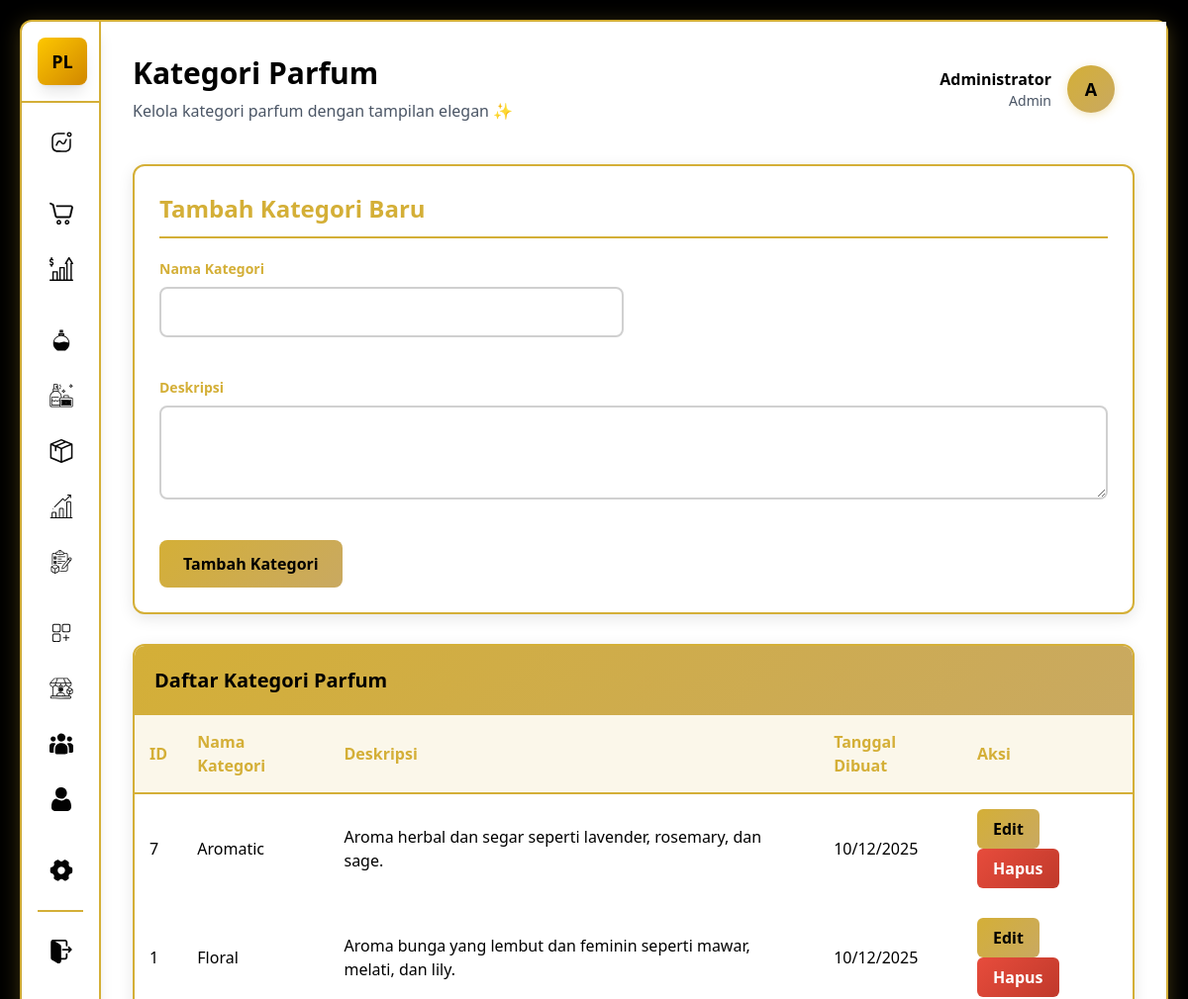
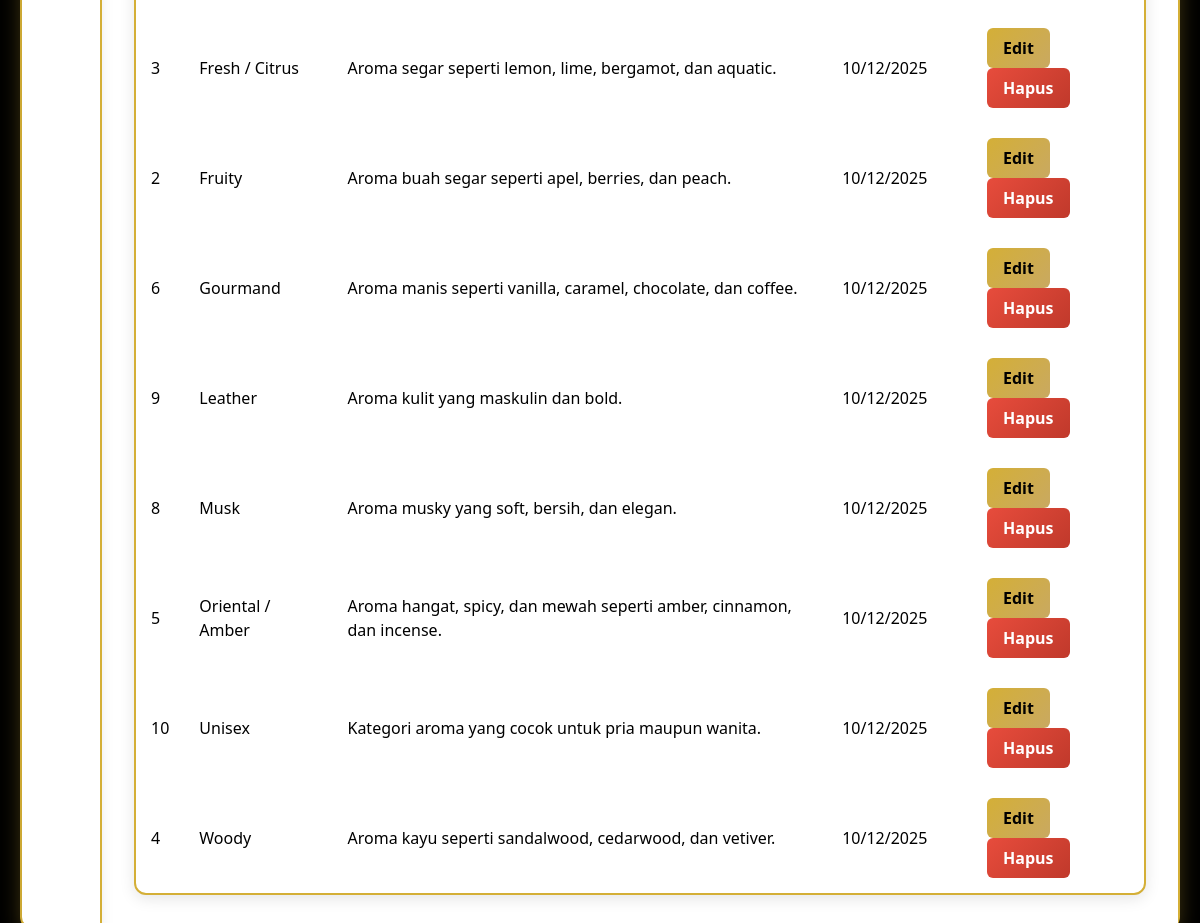
The page /kategori.php (signed in) on the database its author committed (2 pictures, top to bottom).
### tables this page shows
CREATE TABLE kategori_parfum (
    id INT AUTO_INCREMENT PRIMARY KEY,
    nama_kategori VARCHAR(100) NOT NULL,
    deskripsi TEXT,
    created_at TIMESTAMP DEFAULT CURRENT_TIMESTAMP
);

### models/KategoriParfum.php (called while the page is built, shortened)
<?php
class KategoriParfum {
    private $conn;
    private $table_name = "kategori_Parfum";
    public function __construct($db) {
        $this->conn = $db;
    }
    public function readAll() {
        $query = "SELECT * FROM " . $this->table_name . " ORDER BY nama_kategori";
        $stmt = $this->conn->prepare($query);
        $stmt->execute();
        return $stmt;
    }
}
?>

### kategori.php (the view, shortened to what this page needs)
<?php
require_once 'models/KategoriParfum.php';
$database = new Database();
$db = $database->getConnection();
$kategori = new KategoriParfum($db);
$stmt = $kategori->readAll();
?>
<!DOCTYPE html>
<html lang="id">
<head>
    <link rel="stylesheet" href="./src/output.css">
</head>
<body class="bg-black">
    <div class="dashboard-container flex">
        <?php
        require_once 'sidebar.php'; ?>
        <main class="flex-1 p-8 overflow-y-scroll bg-white">
            <header class="flex justify-between items-center mb-10 fade-in">
                <div>
                    <h1 class="text-3xl font-bold text-black mb-2">Kategori Parfum</h1>
                    <p class="text-gray-600">Kelola kategori parfum dengan tampilan elegan ✨</p>
                </div>
                <div class="flex items-center gap-4 p-3 pr-5 rounded-xl">
                    <div class="text-right">
                        <div class="font-semibold text-black"><?php echo $_SESSION['nama_lengkap']; ?></div>
                        <div class="text-gray-600 text-sm"><?php echo ucfirst($_SESSION['user_role']); ?></div>
                    </div>
                    <div class="w-12 h-12 rounded-full flex items-center justify-center text-lg font-bold" style="background: linear-gradient(135deg, #d4af37 0%, #c9a961 100%); color: #000000; box-shadow: 0 2px 8px rgba(212, 175, 55, 0.3);">
                        <?php echo strtoupper(substr($_SESSION['nama_lengkap'], 0, 1)); ?>
                    </div>
                </div>
            </header>
            <div class="content" style="background: transparent;">
                <div class="form-container" style="background: #ffffff; border: 2px solid #d4af37; border-radius: 12px; padding: 25px; margin-bottom: 30px; box-shadow: 0 4px 15px rgba(0, 0, 0, 0.1);">
                    <h2 style="color: #d4af37; font-size: 24px; font-weight: bold; margin-bottom: 20px; border-bottom: 2px solid #d4af37; padding-bottom: 10px;">Tambah Kategori Baru</h2>
                    <form method="POST">
                        <div class="form-row">
                            <div class="form-group">
                                <label for="nama_kategori">Nama Kategori</label>
                                <input type="text" id="nama_kategori" name="nama_kategori" required>
                            </div>
                        </div>
                        <div class="form-group">
                            <label for="deskripsi">Deskripsi</label>
                            <textarea id="deskripsi" name="deskripsi" rows="3"></textarea>
                        </div>
                        <button type="submit" style="padding: 12px 24px; background: linear-gradient(135deg, #d4af37 0%, #c9a961 100%); color: #000000; border: none; border-radius: 8px; cursor: pointer; font-weight: 600; transition: all 0.2s; margin-top: 15px;" onmouseover="this.style.transform='translateY(-2px)'; this.style.boxShadow='0 4px 8px rgba(212, 175, 55, 0.3)'" onmouseout="this.style.transform='translateY(0)'; this.style.boxShadow='none'">Tambah Kategori</button>
                    </form>
                </div>
                <div class="table-container" style="background: #ffffff; border: 2px solid #d4af37; border-radius: 12px; overflow: hidden; box-shadow: 0 4px 15px rgba(0, 0, 0, 0.1);">
                    <div class="table-header" style="background: linear-gradient(135deg, #d4af37 0%, #c9a961 100%); padding: 20px;">
                        <h3 class="table-title" style="color: #000000; font-size: 20px; font-weight: bold; margin: 0;">Daftar Kategori Parfum</h3>
                    </div>
                    <table class="table" style="width: 100%; border-collapse: collapse;">
                        <thead>
                            <tr style="background: rgba(212, 175, 55, 0.1);">
                                <th style="padding: 15px; text-align: left; color: #d4af37; font-weight: 600; border-bottom: 2px solid #d4af37;">ID</th>
                                <th style="padding: 15px; text-align: left; color: #d4af37; font-weight: 600; border-bottom: 2px solid #d4af37;">Nama Kategori</th>
                                <th style="padding: 15px; text-align: left; color: #d4af37; font-weight: 600; border-bottom: 2px solid #d4af37;">Deskripsi</th>
                                <th style="padding: 15px; text-align: left; color: #d4af37; font-weight: 600; border-bottom: 2px solid #d4af37;">Tanggal Dibuat</th>
                                <th style="padding: 15px; text-align: left; color: #d4af37; font-weight: 600; border-bottom: 2px solid #d4af37;">Aksi</th>
                            </tr>
                        </thead>
                        <tbody>
                            <?php while ($row = $stmt->fetch(PDO::FETCH_ASSOC)): ?>
                            <tr style="border-b: 1px solid #e0e0e0; transition: background 0.2s;" onmouseover="this.style.background='#f9f9f9'" onmouseout="this.style.background='#ffffff'">
                                <td style="padding: 15px; color: #000000;"><?php echo $row['id']; ?></td>
                                <td style="padding: 15px; color: #000000; font-weight: 500;"><?php echo $row['nama_kategori']; ?></td>
                                <td style="padding: 15px; color: #000000;"><?php echo $row['deskripsi'] ?: '-'; ?></td>
                                <td style="padding: 15px; color: #000000;"><?php echo date('d/m/Y', strtotime($row['created_at'])); ?></td>
                                <td style="padding: 15px;">
                                    <button onclick="editKategori(<?php echo htmlspecialchars(json_encode($row)); ?>)"
                                            style="padding: 8px 16px; background: linear-gradient(135deg, #d4af37 0%, #c9a961 100%); color: #000000; border: none; border-radius: 6px; cursor: pointer; font-weight: 600; margin-right: 5px; transition: all 0.2s;" onmouseover="this.style.transform='translateY(-2px)'; this.style.boxShadow='0 4px 8px rgba(212, 175, 55, 0.3)'" onmouseout="this.style.transform='translateY(0)'; this.style.boxShadow='none'">Edit</button>
                                    <button onclick="deleteKategori(<?php echo $row['id']; ?>)"
                                            style="padding: 8px 16px; background: linear-gradient(135deg, #e74c3c, #c0392b); color: #ffffff; border: none; border-radius: 6px; cursor: pointer; font-weight: 600; transition: all 0.2s;" onmouseover="this.style.transform='translateY(-2px)'; this.style.boxShadow='0 4px 8px rgba(231, 76, 60, 0.3)'" onmouseout="this.style.transform='translateY(0)'; this.style.boxShadow='none'">Hapus</button>
                                </td>
                            </tr>
                            <?php endwhile; ?>
                        </tbody>
                    </table>
                </div>
            </div>
        </main>
    </div>
</body>
</html>

### rows shown on the page
kategori_parfum: id "7", nama_kategori "Aromatic", deskripsi "Aroma herbal dan segar seperti lavender, rosemary, dan sage.", created_at "10/12/2025"
kategori_parfum: id "1", nama_kategori "Floral", deskripsi "Aroma bunga yang lembut dan feminin seperti mawar, melati, dan lily.", created_at "10/12/2025"
kategori_parfum: id "3", nama_kategori "Fresh / Citrus", deskripsi "Aroma segar seperti lemon, lime, bergamot, dan aquatic.", created_at "10/12/2025"
kategori_parfum: id "2", nama_kategori "Fruity", deskripsi "Aroma buah segar seperti apel, berries, dan peach.", created_at "10/12/2025"
kategori_parfum: id "6", nama_kategori "Gourmand", deskripsi "Aroma manis seperti vanilla, caramel, chocolate, dan coffee.", created_at "10/12/2025"
kategori_parfum: id "9", nama_kategori "Leather", deskripsi "Aroma kulit yang maskulin dan bold.", created_at "10/12/2025"
kategori_parfum: id "8", nama_kategori "Musk", deskripsi "Aroma musky yang soft, bersih, dan elegan.", created_at "10/12/2025"
kategori_parfum: id "5", nama_kategori "Oriental / Amber", deskripsi "Aroma hangat, spicy, dan mewah seperti amber, cinnamon, dan incense.", created_at "10/12/2025"
kategori_parfum: id "10", nama_kategori "Unisex", deskripsi "Kategori aroma yang cocok untuk pria maupun wanita.", created_at "10/12/2025"
kategori_parfum: id "4", nama_kategori "Woody", deskripsi "Aroma kayu seperti sandalwood, cedarwood, dan vetiver.", created_at "10/12/2025"

### other values the page prints
$_SESSION['nama_lengkap'] "Administrator"
$_SESSION['user_role'] "Admin"
substr($_SESSION['nama_lengkap'], 0, 1) "A"
